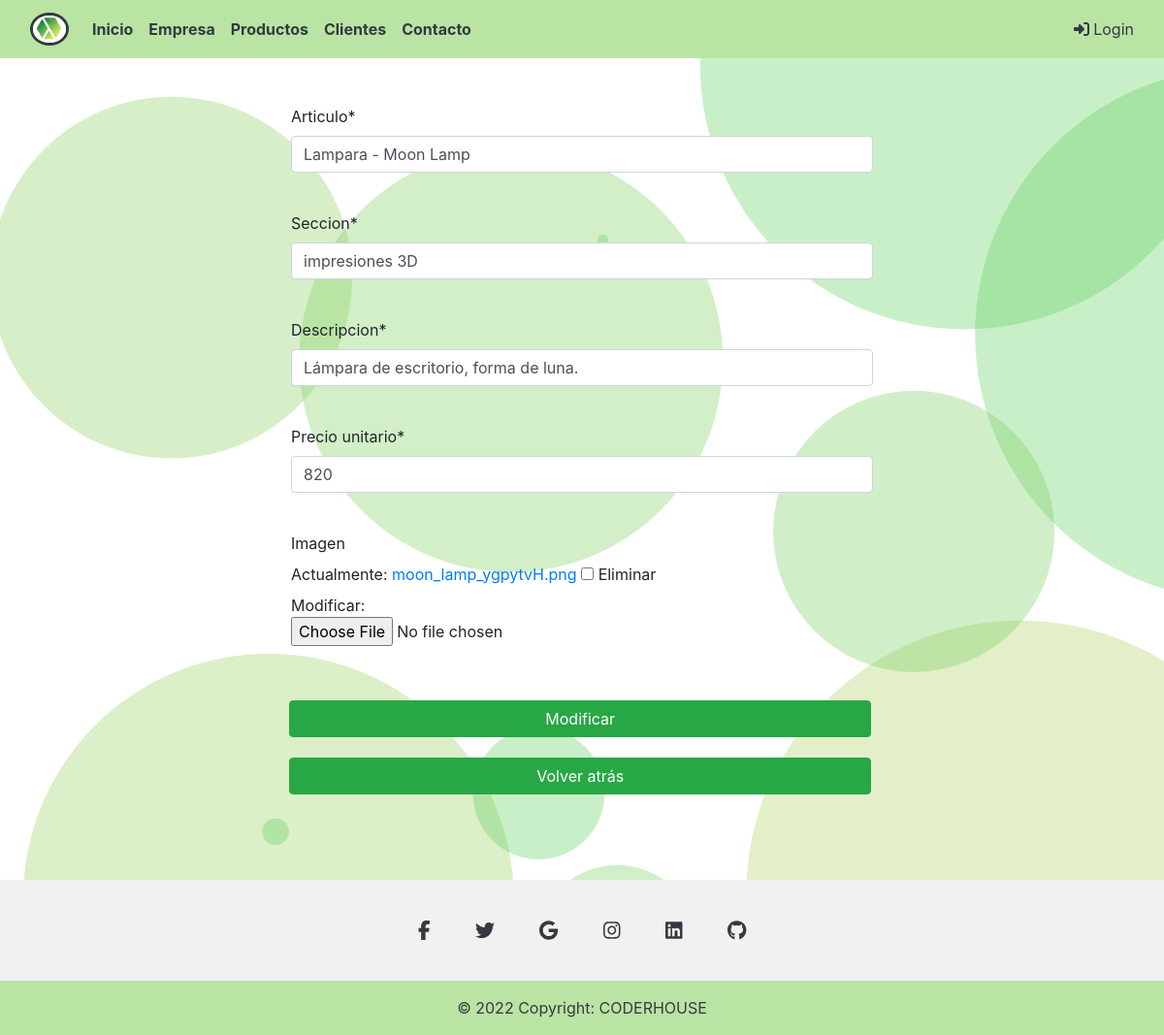
/app/1/modificar/, run on the app's committed database.
### app/models.py (models this page shows, shortened)
class Producto(models.Model):
    articulo = models.CharField(max_length=50)
    seccion = models.CharField(max_length=50)
    descripcion = models.CharField(max_length=100)
    precio_unitario = models.IntegerField()
    imagen = models.ImageField(null=True,blank=True)

### app/views.py (the view, shortened to what this page needs)
# urls.py: path('<int:pk>/modificar/',ProductUpdateView.as_view(),name="modificar_producto"),
class ProductUpdateView(UpdateView):
    model = Producto
    fields = ['articulo','seccion','descripcion','precio_unitario','imagen']
    template_name = 'modifcar_producto.html'

### templates/modifcar_producto.html (shortened to what this page needs)
{% extends "padre.html" %}
{% load crispy_forms_tags %}
{% block loquecambia %}
    <form class="form" method="POST" enctype="multipart/form-data">
        {{form.articulo|as_crispy_field }}
        <br>
        {{form.seccion|as_crispy_field }}
        <br>
        {{form.descripcion|as_crispy_field }}
        <br>
        {{form.precio_unitario|as_crispy_field }}
        <br>
        {{form.imagen|as_crispy_field }}
        <br>
        <button type="submit" class="btn btn-success bot-prod crear">Modificar</button>
        <button type="submit" class="btn btn-success bot-prod crear"><a href="{% url 'app:productos' %}" style="color: white; text-decoration: none">Volver atrás</a></button>
    </form>
{% endblock %}

### static/css/style.css (style rules this page uses)
* { margin: 0; padding: 0; box-sizing: border-box; background-attachment: fixed; }
body { background-image: url(../images/bg2.png); }
.bot-prod { margin: 2em 1.3em 2em 1.3em; }
.crear { width: 100%; margin-left: -0.30%; margin-top: 1em; }
.contacto, .form { display: flex; flex-direction: column; width: 50%; justify-content: center; margin-left: 25%; }
.form { margin-top: 3em; margin-bottom: 5.2em; }
.form button { margin-top: 1em; margin-bottom: 0.3em; }

### data on the page
Producto: articulo "Lampara - Moon Lamp", seccion "impresiones 3D", descripcion "Lámpara de escritorio, forma de luna.", precio_unitario "820"
